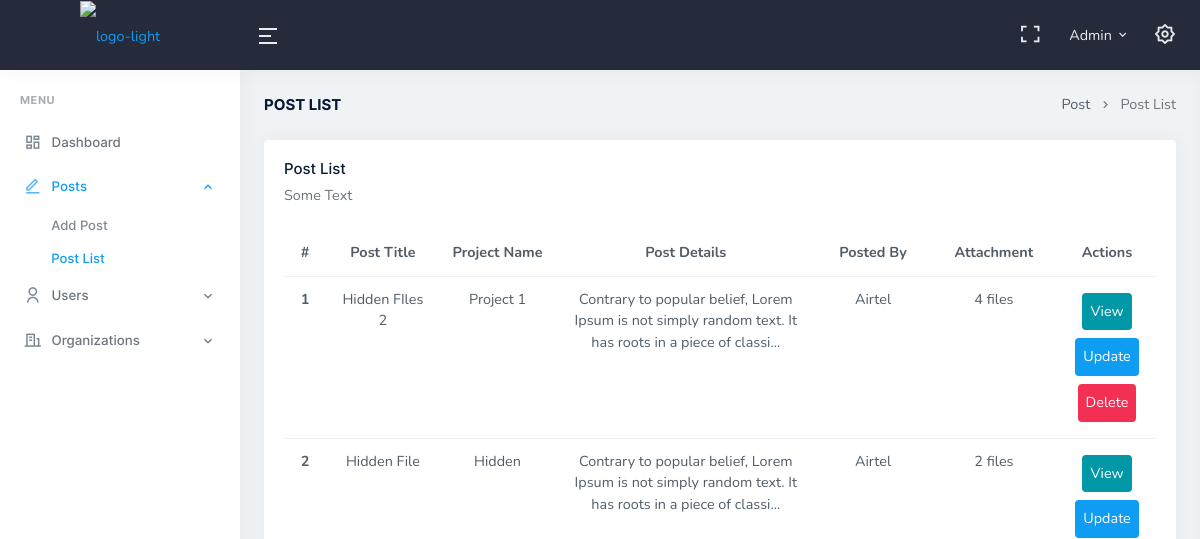
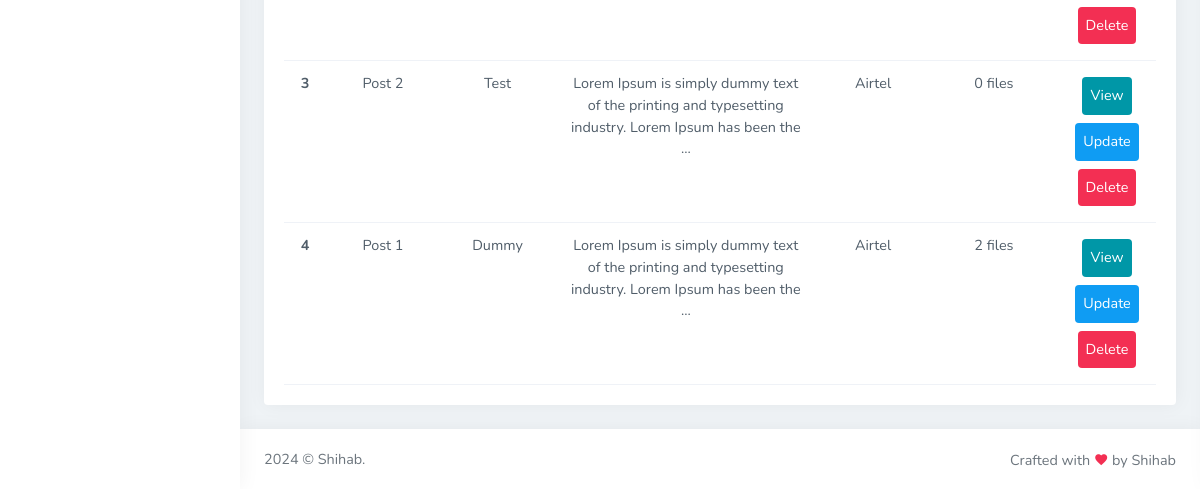
Before: /post-list.php (signed in) with the older database file (2 pictures, top to bottom).
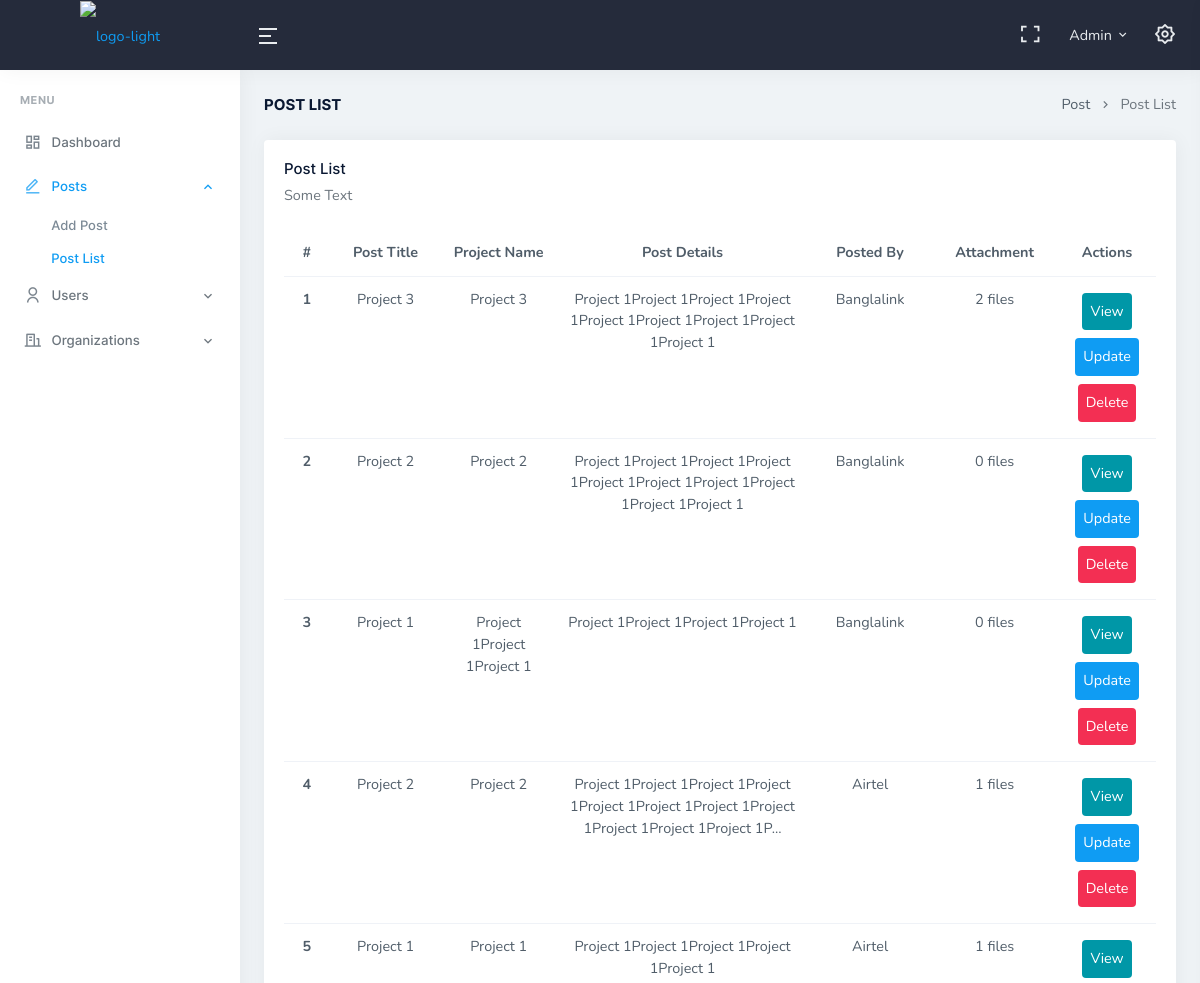
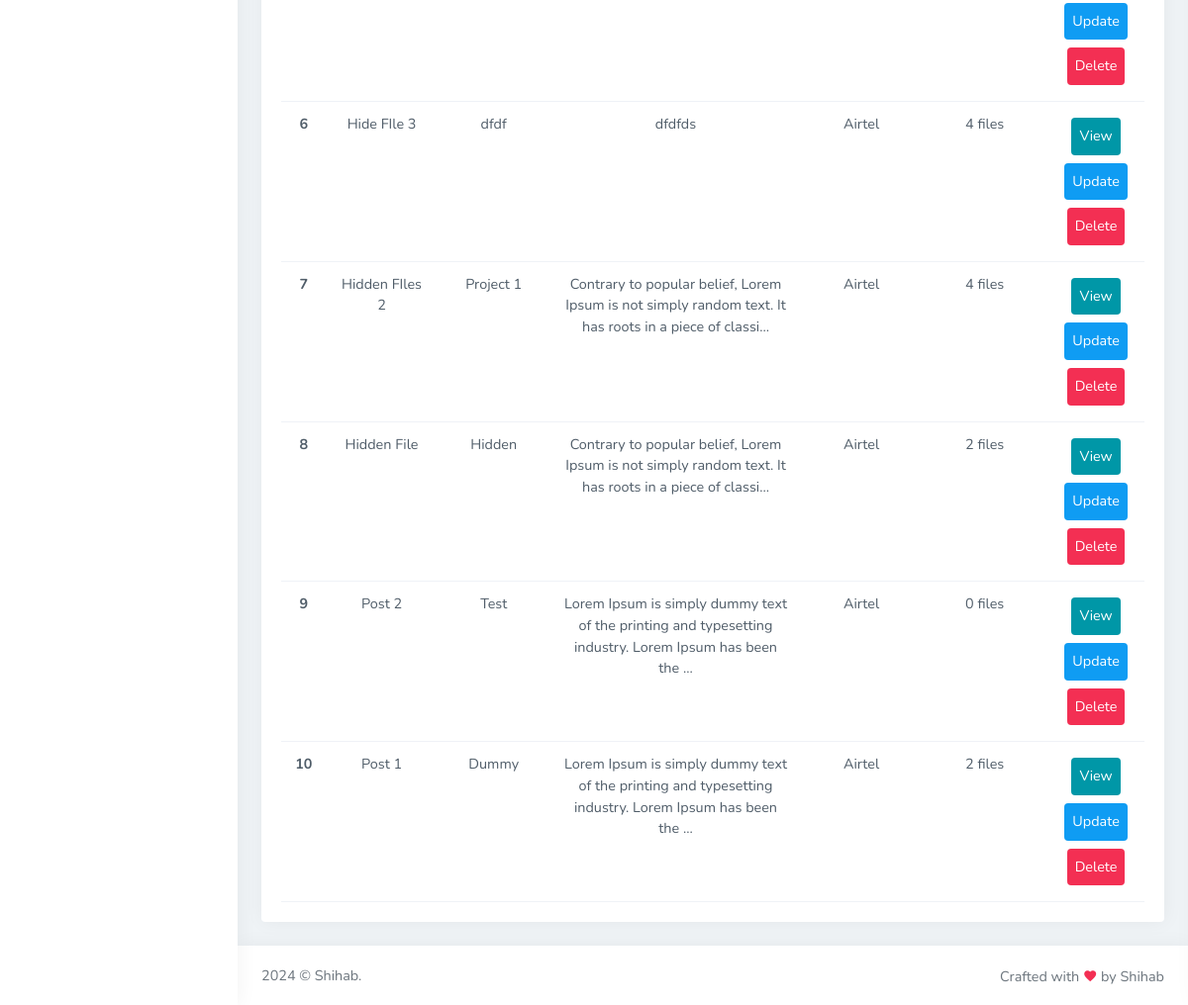
After: the same page with the newer database file (2 pictures, top to bottom).
### tables this page shows
CREATE TABLE `posts` (
  `post_id` int(6) NOT NULL,
  `post_title` varchar(50) NOT NULL,
  `project_name` varchar(100) NOT NULL,
  `post_details` varchar(5000) NOT NULL,
  `post_by` int(5) NOT NULL,
  `created_at` datetime NOT NULL DEFAULT current_timestamp(),
  `post_status` int(6) DEFAULT 1
);

CREATE TABLE `organizations` (
  `org_id` int(6) NOT NULL,
  `org_name` varchar(50) NOT NULL,
  `org_address` varchar(50) NOT NULL,
  `created_at` datetime NOT NULL DEFAULT current_timestamp()
);

### includes/helper-func.php (called while the page is built, shortened)
<?php
function getOrgList($orgId, $conn) {
    if ($orgId == null) {
        $sql = "SELECT * FROM organizations";
        $result = mysqli_query($conn, $sql);
        return $result;
    }
    else {
        $sql = "SELECT org_name FROM organizations WHERE org_id = $orgId";
        $result = mysqli_query($conn, $sql);
        $row = mysqli_fetch_assoc($result);
        return $row['org_name'];
    }
}
function getPostList($orgId, $conn) {
    if ($orgId == null) {
        $sql = "SELECT * FROM posts  WHERE post_status = 1 ORDER BY created_at DESC";
        $result = mysqli_query($conn, $sql);
        return $result;
    }
    else {
        $sql = "SELECT *, DATE_FORMAT(created_at, '%d-%M-%Y %h:%i %p') AS post_date FROM posts WHERE post_by = $orgId ORDER BY post_date DESC";
        $result = mysqli_query($conn, $sql);
        return $result;
    }
}
function getFiles($postId, $conn) {
    $sql = "SELECT * FROM post_files WHERE post_id = $postId";
    $result = mysqli_query($conn, $sql);
    return $result;
}
function truncatePostContent($content, $length = 100, $ellipsis = '...') {
    $truncatedContent = mb_substr($content, 0, $length);
    if (mb_strlen($content) > $length) {
        $truncatedContent .= $ellipsis;
    }
    return $truncatedContent;
}

### post-list.php (the view, shortened to what this page needs)
<?php
include 'includes/header.php';
include 'includes/helper-func.php';
?>
<div class="container-fluid">
    <div class="row">
        <div class="col-12">
            <div class="page-title-box d-sm-flex align-items-center justify-content-between">
                <h4 class="mb-sm-0">Post List</h4>
                <div class="page-title-right">
                    <ol class="breadcrumb m-0">
                        <li class="breadcrumb-item"><a href="javascript: void(0);">Post</a></li>
                        <li class="breadcrumb-item active">Post List</li>
                    </ol>
                </div>
            </div>
        </div>
    </div>
    <div class="row">
        <div class="col-12">
            <div class="card">
                <div class="card-body">
                    <h4 class="card-title">Post List</h4>
                    <p class="card-title-desc">Some Text</p>
                    <?php
                        $postList =  getPostList(null, $conn);
                        if (mysqli_num_rows($postList) > 0) {
                            $count = 1;
                            echo "<div class='w-100 overflow-auto'>  <table class='text-center table table-hover mb-0'>
                                <thead>
                                    <tr>
                                        <th width='50px'>#</th>
                                        <th width='150px'>Post Title</th>
                                        <th width='150px'>Project Name</th>
                                        <th width='400px'>Post Details</th>
                                        <th width='150px'>Posted By</th>
                                        <th width='150px'>Attachment</th>
                                        <th width='100px'>Actions</th>
                                    </tr>
                                </thead>";
                                while ($row = mysqli_fetch_assoc($postList)) {
                                    $postFIle = getFiles($row ['post_id'], $conn);
                                    echo "<tr>
                                    <th width='50px'>".$count."</th>
                                    <td width='150px'>".$row['post_title']."</td>
                                    <td width='150px'>".$row['project_name']."</td>
                                    <td width='400px'>".truncatePostContent($row['post_details'])."</td>
                                    <td width='150px'>".getOrgList($row ['post_by'], $conn)."</td>
                                    <td width='150px'>".mysqli_num_rows($postFIle)." files</td>
                                    <td width='100px'>
                                        <a class='d-inline-block bg-info text-white p-2 m-1 rounded-2' href='view-post-admin.php?postId=".$row ['post_id']."'>View</a>
                                        <a class='d-inline-block bg-primary text-white p-2 m-1 rounded-2' href='update-post.php?postId=".$row ['post_id']."'>Update</a>
                                        <a class='d-inline-block bg-danger text-white p-2 m-1 rounded-2' href='".htmlspecialchars($_SERVER['PHP_SELF'])."?postId=".$row ['post_id']."'>Delete</a>
                                    </td>
                                </tr>";
                                $count++;
                                }
                            echo "</table> </div>";
                        }
                        else {
                            echo "<p class='text-center fs-4'>No posts 😔</p>";
                        }
                    ?>
                </div>
            </div>
        </div>
    </div>
</div>
<?php
include 'includes/footer.php';
?>

### includes/header.php (shortened to what this page needs)
<!doctype html>
<html lang="en">
    <head>
        <link href="assets/libs/admin-resources/jquery.vectormap/jquery-jvectormap-1.2.2.css" rel="stylesheet" type="text/css" />
        <link href="assets/libs/datatables.net-bs4/css/dataTables.bootstrap4.min.css" rel="stylesheet" type="text/css" />
        <link href="assets/libs/datatables.net-responsive-bs4/css/responsive.bootstrap4.min.css" rel="stylesheet" type="text/css" />
        <link href="assets/css/bootstrap.min.css" id="bootstrap-style" rel="stylesheet" type="text/css" />
        <link href="assets/css/icons.min.css" rel="stylesheet" type="text/css" />
        <link href="assets/css/app.min.css" id="app-style" rel="stylesheet" type="text/css" />
        <link href="assets/css/style.css" id="app-style" rel="stylesheet" type="text/css" />
    </head>
    <body data-topbar="dark">
        <div id="layout-wrapper">
            <header id="page-topbar">
                <div class="navbar-header">
                    <div class="d-flex align-items-center">
                        <div class="navbar-brand-box">
                            <a href="dashboard.php" class="logo logo-light">
                                <span class="logo-lg">
                                    <img src="assets/images/logo.png" alt="logo-light" height="40">
                                </span>
                            </a>
                        </div>
                        <button type="button" class="btn btn-sm px-3 font-size-24 header-item waves-effect" id="vertical-menu-btn">
                            <i class="ri-menu-2-line align-middle"></i>
                        </button>
                    </div>
                    <div class="d-flex">
                        <div class="dropdown d-none d-lg-inline-block ms-1">
                            <button type="button" class="btn header-item noti-icon waves-effect" data-toggle="fullscreen">
                                <i class="ri-fullscreen-line"></i>
                            </button>
                        </div>
                        <div class="dropdown d-inline-block user-dropdown">
                            <button type="button" class="btn header-item waves-effect" id="page-header-user-dropdown"
                                data-bs-toggle="dropdown" aria-haspopup="true" aria-expanded="false">
                                <span class="d-none d-xl-inline-block ms-1"> <?php echo $_SESSION['admin']?></span>
                                <i class="mdi mdi-chevron-down d-none d-xl-inline-block"></i>
                            </button>
                        </div>
                        <div class="dropdown d-inline-block">
                            <button type="button" class="btn header-item noti-icon right-bar-toggle waves-effect">
                                <i class="ri-settings-2-line"></i>
                            </button>
                        </div>
                    </div>
                </div>
            </header>
            <div class="vertical-menu">
                <div data-simplebar class="h-100">
                    <div id="sidebar-menu">
                        <ul class="metismenu list-unstyled" id="side-menu">
                            <li class="menu-title">Menu</li>
                            <li>
                                <a href="dashboard.php" class="waves-effect">
                                    <i class="ri-dashboard-line"></i>
                                    <span>Dashboard</span>
                                </a>
                            </li>
                            <li>
                                <a href="javascript: void(0);" class="has-arrow waves-effect">
                                    <i class="ri-edit-line"></i>
                                    <span>Posts</span>
                                </a>
                                <ul class="sub-menu" aria-expanded="false">
                                    <li><a href="add-post.php">Add Post</a></li>
                                    <li><a href="post-list.php">Post List</a></li>
                                </ul>
                            </li>
                            <li>
                                <a href="javascript: void(0);" class="has-arrow waves-effect">
                                    <i class="ri-user-line"></i>
                                    <span>Users</span>
                                </a>
                            </li>
                            <li>
                                <a href="javascript: void(0);" class="has-arrow waves-effect">
                                    <i class="ri-building-line"></i>
                                    <span>Organizations</span>
                                </a>
                            </li>
                        </ul>
                    </div>
                </div>
            </div>
<div class="main-content">
<div class="page-content">

### includes/footer.php (shortened to what this page needs)
</div>
    <footer class="footer">
        <div class="container-fluid">
            <div class="row">
                <div class="col-sm-6">
                    <script>document.write(new Date().getFullYear())</script> © Shihab.
                </div>
                <div class="col-sm-6">
                    <div class="text-sm-end d-none d-sm-block">
                        Crafted with <i class="mdi mdi-heart text-danger"></i> by Shihab
                    </div>
                </div>
            </div>
        </div>
    </footer>
</div>
</div>
    </body>
</html>

Changed rows visible on the page:
added posts: post_title "Project 3", project_name "Project 3", post_details "Project 1Project 1Project 1Project 1Project 1Project 1Project 1Project 1Project 1", post_by.org_name "Banglalink", mysqli_num_rows($postFIle) "2"
added posts: post_title "Project 2", project_name "Project 2", post_details "Project 1Project 1Project 1Project 1Project 1Project 1Project 1Project 1Project 1Project 1", post_by.org_name "Banglalink", mysqli_num_rows($postFIle) "0"
added posts: post_title "Project 1", project_name "Project 1Project 1Project 1", post_details "Project 1Project 1Project 1Project 1", post_by.org_name "Banglalink", mysqli_num_rows($postFIle) "0"
added posts: post_title "Project 2", project_name "Project 2", post_details "Project 1Project 1Project 1Project 1Project 1Project 1Project 1Project 1Project 1Project 1Project 1P...", post_by.org_name "Airtel", mysqli_num_rows($postFIle) "1"
added posts: post_title "Project 1", project_name "Project 1", post_details "Project 1Project 1Project 1Project 1Project 1", post_by.org_name "Airtel", mysqli_num_rows($postFIle) "1"
added posts: post_title "Hide FIle 3", project_name "dfdf", post_details "dfdfds", post_by.org_name "Airtel", mysqli_num_rows($postFIle) "4"
